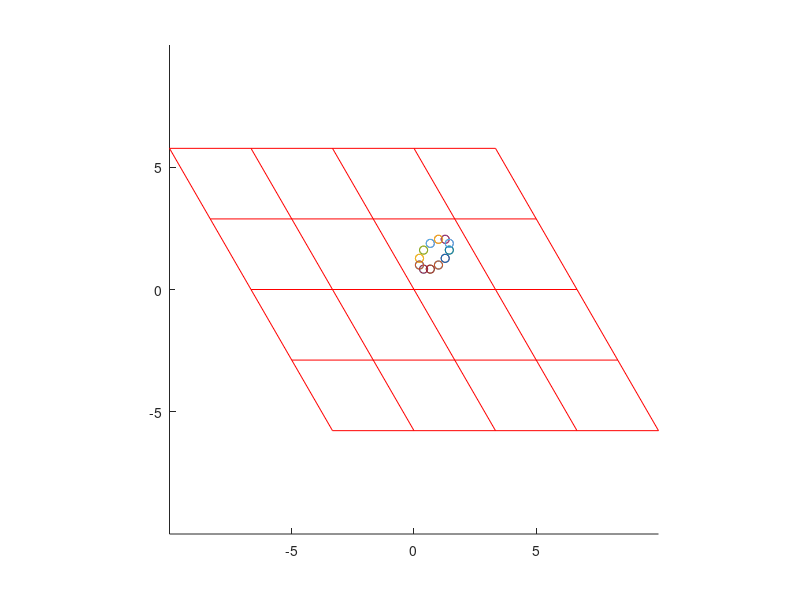

This figure's MATLAB source:
clear variables;
a = 3.32987;
scal = 2;
xOrigin = 1;
yOrigin = 1;
zOrigin = 0;

a1 = [a 0 0];
a2 = [-a/2 sqrt(3)*a/2 0];
groupPosition = [xOrigin - a/4; yOrigin - sqrt(3)*a/4; zOrigin + 0];
% Build the symmetry
SymmetryOperation = cell(1, 24);
SymmetryOperation{1} = [ 1  0  0;  0  1  0;  0  0  1];
SymmetryOperation{2} = [ 0 -1  0;  1 -1  0;  0  0  1];
SymmetryOperation{3} = [-1  1  0; -1  0  0;  0  0  1];
SymmetryOperation{4} = [-1  0  0;  0 -1  0;  0  0  1];
SymmetryOperation{5} = [ 1 -1  0;  1  0  0;  0  0  1];
SymmetryOperation{6} = [ 0  1  0; -1  1  0;  0  0  1];
SymmetryOperation{7} = [ 0 -1  0; -1  0  0;  0  0  1];
SymmetryOperation{8} = [-1  1  0;  0  1  0;  0  0  1];
SymmetryOperation{9} = [ 1  0  0;  1 -1  0;  0  0  1];
SymmetryOperation{10}= [ 0  1  0;  1  0  0;  0  0  1];
SymmetryOperation{11}= [ 1 -1  0;  0 -1  0;  0  0  1];
SymmetryOperation{12}= [-1  0  0; -1  1  0;  0  0  1];
SymmetryOperation{13}= [-1  0  0;  0 -1  0;  0  0 -1];
SymmetryOperation{14}= [ 0  1  0; -1  1  0;  0  0 -1];
SymmetryOperation{15}= [ 1 -1  0;  1  0  0;  0  0 -1];
SymmetryOperation{16}= [ 1  0  0;  0  1  0;  0  0 -1];
SymmetryOperation{17}= [-1  1  0; -1  0  0;  0  0 -1];
SymmetryOperation{18}= [ 0 -1  0;  1 -1  0;  0  0 -1];
SymmetryOperation{19}= [ 0  1  0;  1  0  0;  0  0 -1];
SymmetryOperation{20}= [ 1 -1  0;  0 -1  0;  0  0 -1];
SymmetryOperation{21}= [-1  0  0; -1  1  0;  0  0 -1];
SymmetryOperation{22}= [ 0 -1  0; -1  0  0;  0  0 -1];
SymmetryOperation{23}= [-1  1  0;  0  1  0;  0  0 -1];
SymmetryOperation{24}= [ 1  0  0;  1 -1  0;  0  0 -1];
fig = figure();
hold on;
% Calculate the position
equiv = cell(1, length(SymmetryOperation));
for numIdx = 1: length(SymmetryOperation)
    equiv{numIdx} = SymmetryOperation{numIdx} * groupPosition;
    scatter(equiv{numIdx}(1) + a/4, equiv{numIdx}(2) + sqrt(3)*a/4);
end
latticePos = cell(1, 4);
latticePos{1} = [0 0 0];
latticePos{2} = [a 0 0];
latticePos{3} = [a/2 a*sqrt(3)/2 0];
latticePos{4} = [-a/2 a*sqrt(3)/2 0];

xLineLength = 2* scal * a;
yLineLength = 2* scal * sqrt(3)*a /2;
for numIdx = -scal: scal
    lineMin = -scal * a1 + numIdx * a2;
    plot([lineMin(1), lineMin(1) + xLineLength], [lineMin(2), lineMin(2)], 'r');
end
for numIdx = -scal: scal
    lineMin = numIdx * a1 - scal * a2;
    plot([lineMin(1), lineMin(1) - a/2 * scal * 2], [lineMin(2), lineMin(2) + yLineLength], 'r');
end
hold off;
DisplayMin = [-scal * a1 + scal * a2];
displayRange = [DisplayMin(1), -DisplayMin(1), DisplayMin(1), -DisplayMin(1)];
axis(displayRange);
axis square;